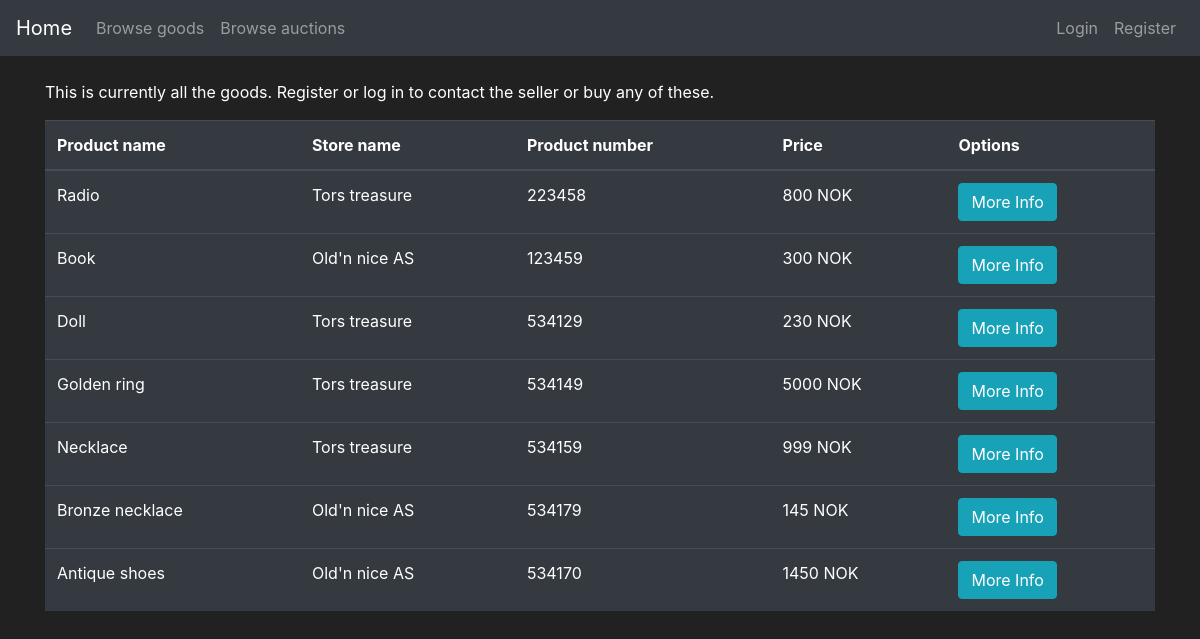
The app's page /store with its own data.
### app_flask/models.py (models this page shows, shortened)
class Goods(db.Model):
    id = db.Column(db.Integer, primary_key=True)
    name = db.Column(db.String(30), nullable=False)
    description = db.Column(db.String(70), unique=False, nullable=False)
    price = db.Column(db.Integer, unique=False, nullable=False)
    product_number = db.Column(db.String(length=6), nullable=False, unique=True)
    goods_type = db.Column(db.Boolean(), nullable=False, default=False)
    date_created = db.Column(db.DateTime(), default=datetime.utcnow)
    user_owner = db.Column(db.Integer(), db.ForeignKey('user.id'))
    store_owner = db.Column(db.Integer(), db.ForeignKey('store.id'))

class Store(db.Model):
    id = db.Column(db.Integer(), primary_key=True)
    store_name = db.Column(db.String(length=30), nullable=False, unique=True)
    street_address = db.Column(db.String(length=40), nullable=False)
    street_number = db.Column(db.Integer(), nullable=False)
    postal_code = db.Column(db.Integer(), nullable=False)
    province = db.Column(db.String(length=50), nullable=False)
    store_email = db.Column(db.String(length=50), nullable=False, unique=True)
    store_phone = db.Column(db.Integer(), nullable=False)
    date_created = db.Column(db.DateTime(), default=datetime.utcnow)
    user_owner = db.Column(db.Integer(), db.ForeignKey('user.id'))
    goods = db.relationship('Goods', backref='owned_store', lazy=True)

### app_flask/main/routes.py (the view, shortened to what this page needs)
@bp.route("/store", methods=["POST", "GET"])
def store_page():
    buy_form = BuyGoodsForm(request.form, csrf_enabled=False)
    if buy_form.errors != {}:  # This happens if the users do somthing wrong when creating a user
        for err_message in buy_form.errors.values():
            flash(f"Error creating store: {err_message}")
    if request.method == "GET":
        items = db.session.query(Goods, Store).filter(and_(Store.id == Goods.store_owner, Goods.goods_type == 0)).all()
        return render_template("store.html", items=items, buy_form=buy_form)

### app_flask/templates/store.html (shortened to what this page needs)
{% extends 'base.html' %}
{% block content %}
<div class="container">
    <br>
    {% if current_user.is_authenticated and current_user.profile_type==1 %}
        <table class="table table-hover table-dark">
            <thead>
                <tr>
                    <th scope="col">Product name</th>
                    <th scope="col">Store owner</th>
                    <th scope="col">Product number</th>
                    <th scope="col">Price</th>
                    <th scope="col">Options</th>
                </tr>
            </thead>
            <tbody>
                {% for item, store in items %}
                {% include 'include/goods_modals.html' %}
                {% if store.user_owner==current_user.id %}
                <tr>
                    <td>{{item.name}}</td>
                    <td>{{store.store_name}}</td>
                    <td>{{item.product_number}}</td>
                    <td>{{item.price}} NOK</td>
                    <td>
                        <button class="btn btn-outline btn-info" data-toggle="modal" data-target="#Modal-MoreInfo-{{ item.id }}">More Info</button>
                    </td>
                </tr>
                {% else %}
                <tr>
                    <td>{{item.name}}</td>
                    <td>{{store.store_name}}</td>
                    <td>{{item.product_number}}</td>
                    <td>{{item.price}} NOK</td>
                    <td>
                        <button class="btn btn-outline btn-info" data-toggle="modal" data-target="#Modal-MoreInfo-{{ item.id }}">More Info</button>
                        <button class="btn btn-outline btn-success" data-toggle="modal" data-target="#Modal-PurchaseConfirm-{{ item.id }}" >Purchase</button>
                    </td>
                    <td> </td>
                </tr>
                {% endif %}
                {% endfor %}
            </tbody>
        </table>
    {% else%}
    <p>This is currently all the goods. Register or log in to contact the seller or buy any of these.</p>
        <table class="table table-hover table-dark">
            <thead>
                <tr>
                    <th scope="col">Product name</th>
                    <th scope="col">Store name</th>
                    <th scope="col">Product number</th>
                    <th scope="col">Price</th>
                    <th scope="col">Options</th>
                </tr>
            </thead>
            <tbody>
                {% for item, store in items %}
                <tr>
                    <td>{{item.name}}</td>
                    <td>{{store.store_name}}</td>
                    <td>{{item.product_number}}</td>
                    <td>{{item.price}} NOK</td>
                    <td><button class="btn btn-outline btn-info" data-toggle="modal" data-target="#Modal-MoreInfo-{{ item.id }}">More Info</button></td>
                </tr>
                {% endfor %}
            </tbody>
        </table>
    {% endif %}
</div>
{% endblock %}

### app_flask/templates/base.html (style rules this page uses)
body { color: white; background-color: #212121; }

### records on screen
Goods: name "Radio", store_name "Tors treasure", product_number "223458", price "800"
Goods: name "Book", store_name "Old'n nice AS", product_number "123459", price "300"
Goods: name "Doll", store_name "Tors treasure", product_number "534129", price "230"
Goods: name "Golden ring", store_name "Tors treasure", product_number "534149", price "5000"
Goods: name "Necklace", store_name "Tors treasure", product_number "534159", price "999"
Goods: name "Bronze necklace", store_name "Old'n nice AS", product_number "534179", price "145"
Goods: name "Antique shoes", store_name "Old'n nice AS", product_number "534170", price "1450"
